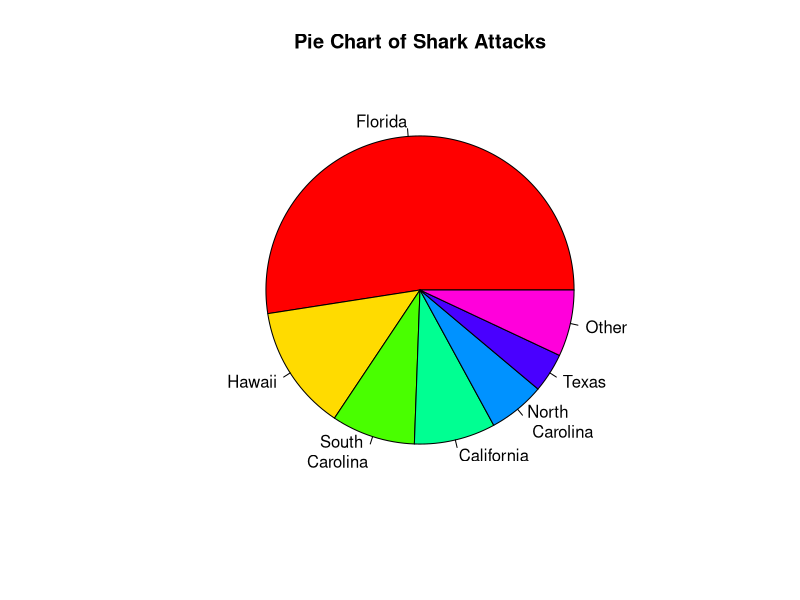
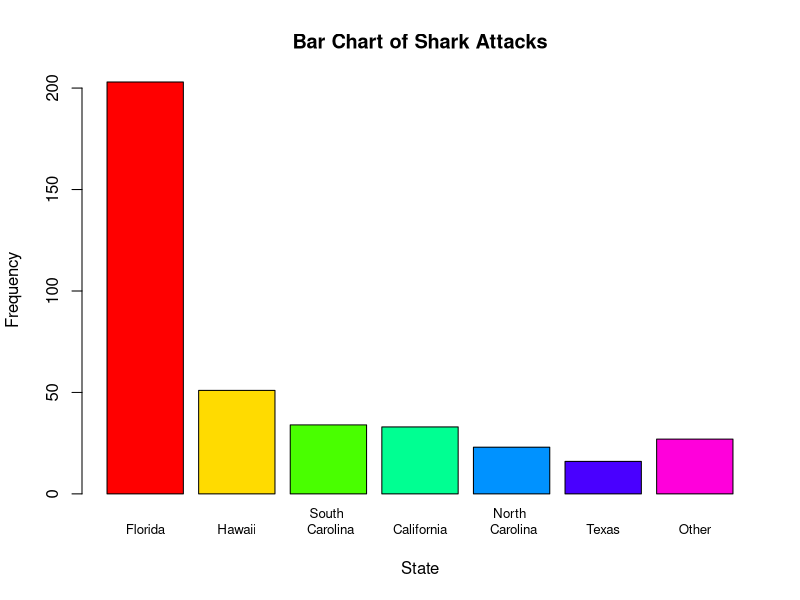
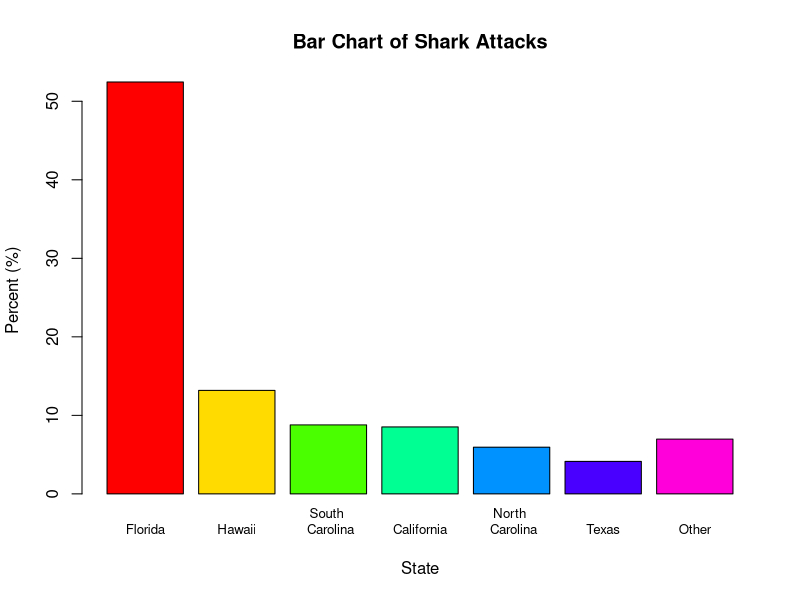
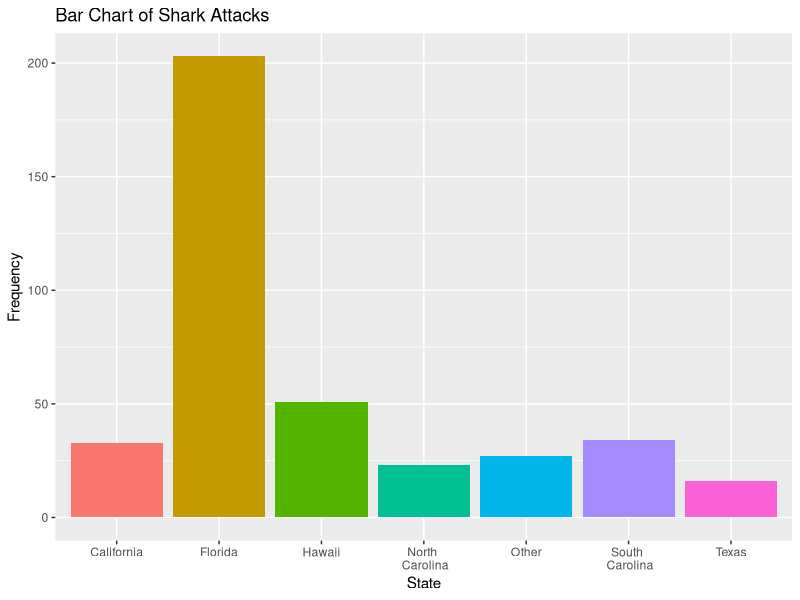
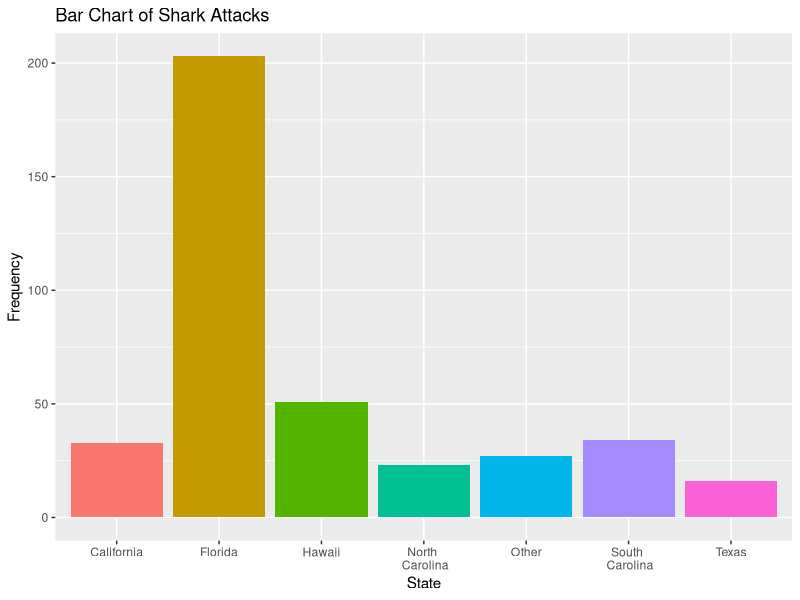
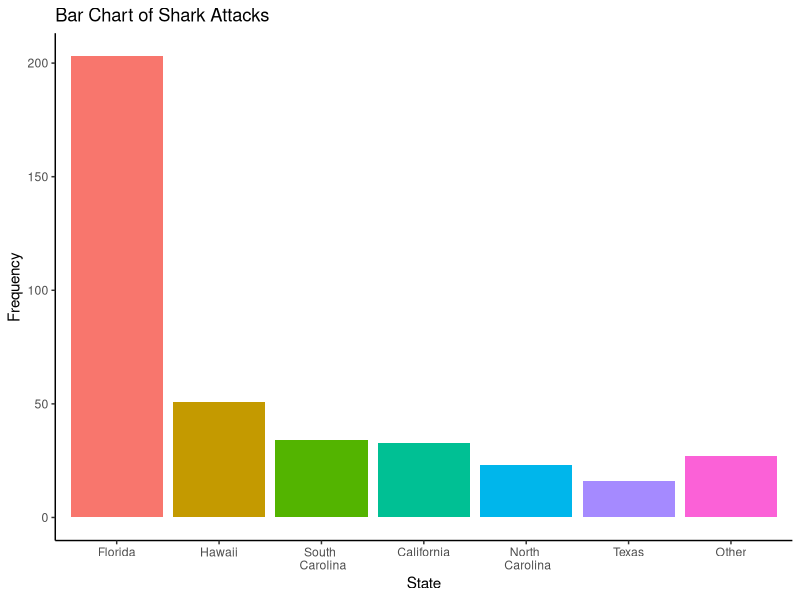

The R source for these figures, in order:
#############################################################
## R code to reproduce statistical analysis in the textbook:
## Agresti, Franklin, Klingenberg
## Statistics: The Art & Science of Learning from Data
## 5th Edition, Pearson 2021
## Web: ArtofStat.com
## Copyright: Bernhard Klingenberg
############################################################

###################
###  Chapter 2  ###
###  Example 3  ###
###################

###############################
## Create Pie and Bar Charts ##
###############################

# Create dataset:
State <- c('Florida', 'Hawaii', 'South \n Carolina', 'California', 'North \n Carolina', 'Texas', 'Other')
Frequency <- c(203, 51, 34, 33, 23, 16, 27)
# Create basic piechart:
pie(Frequency, labels=State, col=rainbow(7), main='Pie Chart of Shark Attacks')

# Create basic bar graph showing counts:
barplot(Frequency, names.arg=State, cex.names=0.8, col=rainbow(7), xlab='State', ylab='Frequency', main='Bar Chart of Shark Attacks')

# Create basic bar graph showing percentages:
Percent <- 100*(Frequency/sum(Frequency))
barplot(Percent, names.arg=State, cex.names=0.8, col=rainbow(7), xlab='State', ylab='Percent (%)', main='Bar Chart of Shark Attacks')

# A better-looking bar graph can be obtained with the ggplot2 library
# To install the ggplot2 library, use install.packages('ggplot2')
library(ggplot2)
plotdata = data.frame(State, Frequency)
ggplot(data = plotdata, 
       aes(x = State, 
           y = Frequency,
           fill = State)) + 
  geom_col(show.legend = FALSE) +
  labs(title = 'Bar Chart of Shark Attacks')

# Or use the `geom_bar` function with `stat = identity`
ggplot(data = plotdata, 
       aes(x = State, 
           y = Frequency,
           fill = State)) + 
  geom_bar(stat = 'identity',
           show.legend = FALSE) + 
  labs(title = 'Bar Chart of Shark Attacks')

# To manually sort in decreasing order but with `Other` as the last category
# you can use the mutate() function from the dplyr package along with the fct_relvel() function from the forcats package
# To install both packages, use install.packages('dplyr') and install.packages('forcats')
library(dplyr)
library(forcats)
plotdata1 = plotdata %>% 
  mutate(State = fct_relevel(State, c('Florida', 'Hawaii', 'South \n Carolina', 
                                      'California', 'North \n Carolina', 'Texas', 'Other')))
ggplot(data = plotdata1, 
       aes(x = State, 
           y = Frequency,
           fill = State)) + 
  geom_col(show.legend = FALSE) + 
  labs(title = 'Bar Chart of Shark Attacks') +
  theme_classic()

# Note that the ggplot2, dplyr, and forcats packages are all conveniently included within the tidyverse package
# So you can instead use install.packages('tidyverse') and then use the library(tidyverse) function

